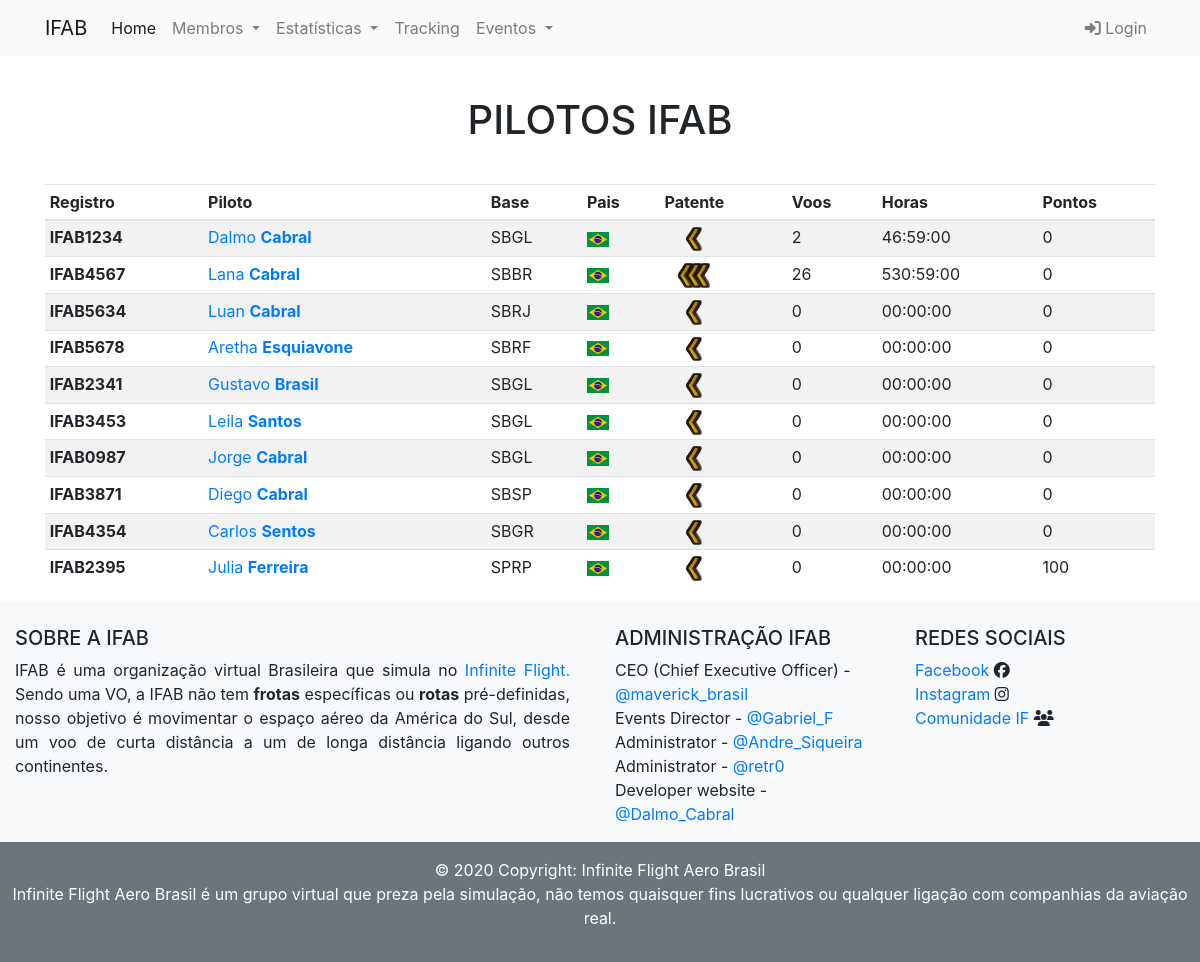
The app's page /pilotos with its own data.
### app/models.py (models this page shows, shortened)
class User(db.Model, UserMixin):
    __tablename__ = 'users'
    id = db.Column(db.Integer, primary_key=True)
    username = db.Column(db.String(80), nullable=False)
    sobrenome = db.Column(db.String(200))
    email = db.Column(db.String(120), unique=True, nullable=False, index=True)
    password = db.Column(db.String(120), nullable=False)
    gametag = db.Column(db.String(200))
    registro = db.Column(db.String(200))
    ifcomunity = db.Column(db.String(400))
    sobremim = db.Column(db.String(200))
    pais = db.Column(db.String(200))
    base = db.Column(db.String(200))
    idade = db.Column(db.String(200))
    grau = db.Column(db.String(200))
    logbook = db.relationship('Logbook', backref='user', lazy='dynamic')  #lazy='dynamic'
    data_create = db.Column(db.DateTime, default=datetime.utcnow)
    pontos = db.Column(db.Integer(), default=0)
    cont_tempo = db.Column(db.Float, default=0)
    cont_tempo_str = db.Column(db.String(20000), default='00:00:00')
    cont_voo = db.Column(db.Integer, default=0)

### app/routes.py (the view)
@app.route('/pilotos')
def pilotos():
    log = Logbook.query.all()
    user = User.query.all()
    return render_template('pilotos.html', users=user, log=log)

### app/templates/pilotos.html (shortened to what this page needs)
{% extends 'base.html' %}
{% block content %}
<div class="container">
    <h1 class="text-center pilots"  style="margin-top: 40px;">PILOTOS IFAB</h1>
    <div class="table-responsive" style="margin-top: 40px;">
        <table class="table table-sm table-striped ">
            <thead>
                <tr>
                    <th>Registro</th>
                    <th>Piloto</th>
                    <th>Base</th>
                    <th>Pais</th>
                    <th>Patente</th>
                    <th>Voos</th>
                    <th>Horas</th>
                    <th>Pontos</th>
                </tr>
            </thead>
            <tbody>
            {% for users in users %}
                <tr>
                    <td><strong>IFAB{{users.registro}}</strong></td>
                    <td><a href="{{ url_for('unique', id=users.id) }}">{{ users.username }} <strong>{{users.sobrenome}}</strong></a></td>
                    <td>{{users.base}}</td>
                    {% if users.pais == 'Brasil' %}
                    <td><img src="../static/img/bandeiras/BR.png" alt=""></td>
                    {% elif users.pais == 'Inglaterra' %}
                    <td><img src="../static/img/bandeiras/GB.png" alt=""></td>
                    {% endif %}
                    <td>
                        {% if users.cont_tempo > 3000 %}
                        <img src="../static/img/patente/CMM.png" alt=""  width="60px">
                      {% elif users.cont_tempo > 2000 %}
                        <img src="../static/img/patente/CMD.png" alt="" width="60px">
                      {% elif users.cont_tempo > 1000 %}
                        <img src="../static/img/patente/POF2.png" alt="" width="60px">
                      {% elif users.cont_tempo > 500 %}
                        <img src="../static/img/patente/POF.png" alt=""  width="60px">
                      {% elif users.cont_tempo > 250 %}
                        <img src="../static/img/patente/COP2.png" alt="" width="60px">
                      {% else %}
                        <img src="../static/img/patente/COP.png" alt="" width="60px">
                      {% endif %}
                    </td>
                    <td>{{users.cont_voo}}</td>
                    <td>{{users.cont_tempo_str}}</td>
                    <td>{{users.pontos}}</td>
                </tr>
            {% endfor %}
            </tbody>
        </table>
    </div>
</div>
{% endblock %}

### app/static/css/style.css (style rules this page uses)
body { background-color: #ebeff5; }

### records on screen
User: registro "1234", username "Dalmo", sobrenome "Cabral", base "SBGL", cont_voo "2", cont_tempo_str "46:59:00", pontos "0"
User: registro "4567", username "Lana", sobrenome "Cabral", base "SBBR", cont_voo "26", cont_tempo_str "530:59:00", pontos "0"
User: registro "5634", username "Luan", sobrenome "Cabral", base "SBRJ", cont_voo "0", cont_tempo_str "00:00:00", pontos "0"
User: registro "5678", username "Aretha", sobrenome "Esquiavone", base "SBRF", cont_voo "0", cont_tempo_str "00:00:00", pontos "0"
User: registro "2341", username "Gustavo", sobrenome "Brasil", base "SBGL", cont_voo "0", cont_tempo_str "00:00:00", pontos "0"
User: registro "3453", username "Leila", sobrenome "Santos", base "SBGL", cont_voo "0", cont_tempo_str "00:00:00", pontos "0"
User: registro "0987", username "Jorge", sobrenome "Cabral", base "SBGL", cont_voo "0", cont_tempo_str "00:00:00", pontos "0"
User: registro "3871", username "Diego", sobrenome "Cabral", base "SBSP", cont_voo "0", cont_tempo_str "00:00:00", pontos "0"
User: registro "4354", username "Carlos", sobrenome "Sentos", base "SBGR", cont_voo "0", cont_tempo_str "00:00:00", pontos "0"
User: registro "2395", username "Julia", sobrenome "Ferreira", base "SPRP", cont_voo "0", cont_tempo_str "00:00:00", pontos "100"
